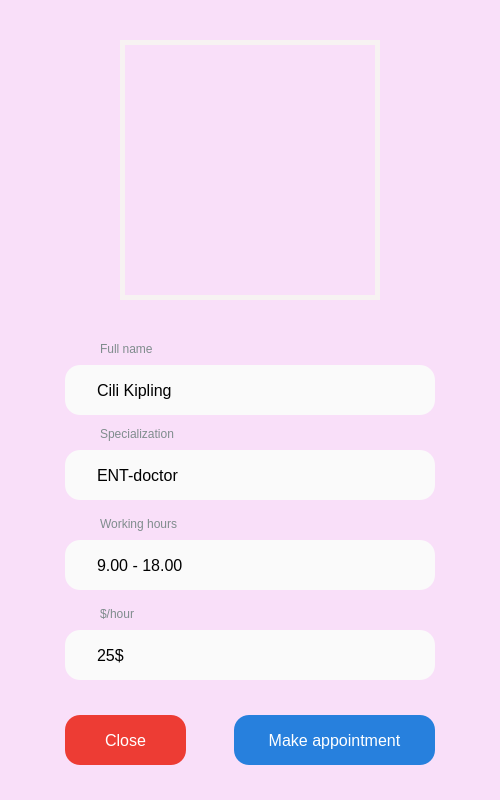
<?xml version="1.0" encoding="UTF-8"?>
<ui version="4.0">
 <class>MainWindow</class>
 <widget class="QMainWindow" name="MainWindow">
  <property name="enabled">
   <bool>true</bool>
  </property>
  <property name="geometry">
   <rect>
    <x>0</x>
    <y>0</y>
    <width>500</width>
    <height>800</height>
   </rect>
  </property>
  <property name="windowTitle">
   <string>MainWindow</string>
  </property>
  <property name="styleSheet">
   <string notr="true">background-color: #F9DFF9;</string>
  </property>
  <widget class="QWidget" name="centralwidget">
   <widget class="QLabel" name="label_1">
    <property name="geometry">
     <rect>
      <x>120</x>
      <y>40</y>
      <width>260</width>
      <height>260</height>
     </rect>
    </property>
    <property name="styleSheet">
     <string notr="true">border: 5px solid #f7f2f2</string>
    </property>
    <property name="text">
     <string/>
    </property>
    <property name="pixmap">
     <pixmap>profile.png</pixmap>
    </property>
   </widget>
   <widget class="QLineEdit" name="lineEdit_1">
    <property name="geometry">
     <rect>
      <x>65</x>
      <y>365</y>
      <width>370</width>
      <height>50</height>
     </rect>
    </property>
    <property name="styleSheet">
     <string notr="true">padding: 15px 30px;
font-size: 16px;
border-radius: 15px;
background: #FAFAFA;
border: none;</string>
    </property>
    <property name="text">
     <string>Cili Kipling</string>
    </property>
    <property name="readOnly">
     <bool>true</bool>
    </property>
   </widget>
   <widget class="QLabel" name="label_2">
    <property name="geometry">
     <rect>
      <x>100</x>
      <y>340</y>
      <width>101</width>
      <height>17</height>
     </rect>
    </property>
    <property name="styleSheet">
     <string notr="true">color:#7f8c8d</string>
    </property>
    <property name="text">
     <string>Full name</string>
    </property>
   </widget>
   <widget class="QLabel" name="label_3">
    <property name="geometry">
     <rect>
      <x>100</x>
      <y>425</y>
      <width>101</width>
      <height>17</height>
     </rect>
    </property>
    <property name="styleSheet">
     <string notr="true">color:#7f8c8d</string>
    </property>
    <property name="text">
     <string>Specialization</string>
    </property>
   </widget>
   <widget class="QLineEdit" name="lineEdit_2">
    <property name="geometry">
     <rect>
      <x>65</x>
      <y>450</y>
      <width>370</width>
      <height>50</height>
     </rect>
    </property>
    <property name="styleSheet">
     <string notr="true">padding: 15px 30px;
font-size: 16px;
border-radius: 15px;
background: #FAFAFA;
border: none;</string>
    </property>
    <property name="text">
     <string>ENT-doctor</string>
    </property>
    <property name="readOnly">
     <bool>true</bool>
    </property>
   </widget>
   <widget class="QLabel" name="label_4">
    <property name="geometry">
     <rect>
      <x>100</x>
      <y>515</y>
      <width>101</width>
      <height>17</height>
     </rect>
    </property>
    <property name="styleSheet">
     <string notr="true">color:#7f8c8d</string>
    </property>
    <property name="text">
     <string>Working hours</string>
    </property>
   </widget>
   <widget class="QLineEdit" name="lineEdit_3">
    <property name="geometry">
     <rect>
      <x>65</x>
      <y>540</y>
      <width>370</width>
      <height>50</height>
     </rect>
    </property>
    <property name="styleSheet">
     <string notr="true">padding: 15px 30px;
font-size: 16px;
border-radius: 15px;
background: #FAFAFA;
border: none;</string>
    </property>
    <property name="text">
     <string>9.00 - 18.00</string>
    </property>
    <property name="readOnly">
     <bool>true</bool>
    </property>
   </widget>
   <widget class="QLabel" name="label_5">
    <property name="geometry">
     <rect>
      <x>100</x>
      <y>605</y>
      <width>101</width>
      <height>17</height>
     </rect>
    </property>
    <property name="styleSheet">
     <string notr="true">color:#7f8c8d</string>
    </property>
    <property name="text">
     <string>$/hour</string>
    </property>
   </widget>
   <widget class="QLineEdit" name="lineEdit_4">
    <property name="geometry">
     <rect>
      <x>65</x>
      <y>630</y>
      <width>370</width>
      <height>50</height>
     </rect>
    </property>
    <property name="styleSheet">
     <string notr="true">padding: 15px 30px;
font-size: 16px;
border-radius: 15px;
background: #FAFAFA;
border: none;</string>
    </property>
    <property name="text">
     <string>25$</string>
    </property>
    <property name="readOnly">
     <bool>true</bool>
    </property>
   </widget>
   <widget class="QPushButton" name="pushButton_2">
    <property name="geometry">
     <rect>
      <x>234</x>
      <y>715</y>
      <width>201</width>
      <height>50</height>
     </rect>
    </property>
    <property name="styleSheet">
     <string notr="true">QPushButton {
  padding: 15px 30px;
  font-size: 16px;
  border-radius: 15px;
  background: #2780DD;
  border: none;
  text-align: center;
  color: #fff;
}

QPushButton:pressed {
  background: #2B5DAA;
}</string>
    </property>
    <property name="text">
     <string>Make appointment</string>
    </property>
   </widget>
   <widget class="QPushButton" name="pushButton_1">
    <property name="geometry">
     <rect>
      <x>65</x>
      <y>715</y>
      <width>121</width>
      <height>50</height>
     </rect>
    </property>
    <property name="styleSheet">
     <string notr="true">QPushButton {
  padding: 15px 30px;
  font-size: 16px;
  border-radius: 15px;
  background: #ED3C34;
  border: none;
  text-align: center;
  color: #fff;
}

QPushButton:pressed {
  background: #AA2823;
}</string>
    </property>
    <property name="text">
     <string>Close</string>
    </property>
   </widget>
  </widget>
 </widget>
 <resources/>
 <connections/>
</ui>
